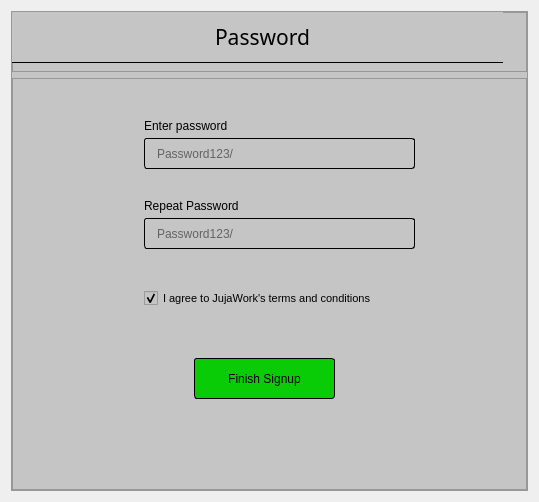
                 <widget class="QWidget" name="page_5">
                  <layout class="QVBoxLayout" name="verticalLayout_18">
                   <item>
                    <widget class="QFrame" name="frame_61">
                     <property name="minimumSize">
                      <size>
                       <width>500</width>
                       <height>480</height>
                      </size>
                     </property>
                     <property name="maximumSize">
                      <size>
                       <width>10000</width>
                       <height>10000</height>
                      </size>
                     </property>
                     <property name="autoFillBackground">
                      <bool>false</bool>
                     </property>
                     <property name="styleSheet">
                      <string notr="true">background-color: rgb(197, 197, 197);
</string>
                     </property>
                     <property name="frameShape">
                      <enum>QFrame::StyledPanel</enum>
                     </property>
                     <property name="frameShadow">
                      <enum>QFrame::Raised</enum>
                     </property>
                     <layout class="QVBoxLayout" name="verticalLayout_30">
                      <property name="leftMargin">
                       <number>0</number>
                      </property>
                      <property name="topMargin">
                       <number>0</number>
                      </property>
                      <property name="rightMargin">
                       <number>0</number>
                      </property>
                      <property name="bottomMargin">
                       <number>0</number>
                      </property>
                      <item>
                       <widget class="QFrame" name="frame_64">
                        <property name="minimumSize">
                         <size>
                          <width>515</width>
                          <height>60</height>
                         </size>
                        </property>
                        <property name="maximumSize">
                         <size>
                          <width>16777215</width>
                          <height>60</height>
                         </size>
                        </property>
                        <property name="frameShape">
                         <enum>QFrame::StyledPanel</enum>
                        </property>
                        <property name="frameShadow">
                         <enum>QFrame::Raised</enum>
                        </property>
                        <widget class="QLabel" name="label_158">
                         <property name="geometry">
                          <rect>
                           <x>0</x>
                           <y>0</y>
                           <width>491</width>
                           <height>51</height>
                          </rect>
                         </property>
                         <property name="font">
                          <font>
                           <family>HoloLens MDL2 Assets</family>
                           <pointsize>16</pointsize>
                           <weight>50</weight>
                           <bold>false</bold>
                          </font>
                         </property>
                         <property name="styleSheet">
                          <string notr="true">padding-left:10px;
border-bottom:1px solid black;
border-bottom-left-radius: 0px;
border-bottom-right-radius: 0px;</string>
                         </property>
                         <property name="text">
                          <string>Password</string>
                         </property>
                         <property name="alignment">
                          <set>Qt::AlignCenter</set>
                         </property>
                        </widget>
                       </widget>
                      </item>
                      <item>
                       <widget class="QFrame" name="frame_65">
                        <property name="minimumSize">
                         <size>
                          <width>0</width>
                          <height>280</height>
                         </size>
                        </property>
                        <property name="frameShape">
                         <enum>QFrame::StyledPanel</enum>
                        </property>
                        <property name="frameShadow">
                         <enum>QFrame::Raised</enum>
                        </property>
                        <widget class="QPushButton" name="pushButton_20">
                         <property name="geometry">
                          <rect>
                           <x>182</x>
                           <y>280</y>
                           <width>141</width>
                           <height>41</height>
                          </rect>
                         </property>
                         <property name="cursor">
                          <cursorShape>PointingHandCursor</cursorShape>
                         </property>
                         <property name="styleSheet">
                          <string notr="true">border: 1px solid black;
border-radius: 3px;
background-color: rgb(9, 204, 6);
</string>
                         </property>
                         <property name="text">
                          <string>Finish Signup</string>
                         </property>
                        </widget>
                        <widget class="QLabel" name="label_68">
                         <property name="geometry">
                          <rect>
                           <x>132</x>
                           <y>120</y>
                           <width>111</width>
                           <height>16</height>
                          </rect>
                         </property>
                         <property name="font">
                          <font>
                           <pointsize>9</pointsize>
                          </font>
                         </property>
                         <property name="styleSheet">
                          <string notr="true"/>
                         </property>
                         <property name="text">
                          <string>Repeat Password</string>
                         </property>
                        </widget>
                        <widget class="QLineEdit" name="lineEdit_7">
                         <property name="geometry">
                          <rect>
                           <x>132</x>
                           <y>60</y>
                           <width>271</width>
                           <height>31</height>
                          </rect>
                         </property>
                         <property name="styleSheet">
                          <string notr="true">border:1.2px solid black;
border-radius:3px;
padding-left:10px</string>
                         </property>
                         <property name="placeholderText">
                          <string>Password123/</string>
                         </property>
                        </widget>
                        <widget class="QLabel" name="label_65">
                         <property name="geometry">
                          <rect>
                           <x>132</x>
                           <y>40</y>
                           <width>111</width>
                           <height>16</height>
                          </rect>
                         </property>
                         <property name="font">
                          <font>
                           <pointsize>9</pointsize>
                          </font>
                         </property>
                         <property name="styleSheet">
                          <string notr="true"/>
                         </property>
                         <property name="text">
                          <string>Enter password</string>
                         </property>
                        </widget>
                        <widget class="QCheckBox" name="checkBox_3">
                         <property name="geometry">
                          <rect>
                           <x>132</x>
                           <y>210</y>
                           <width>271</width>
                           <height>21</height>
                          </rect>
                         </property>
                         <property name="font">
                          <font>
                           <pointsize>8</pointsize>
                          </font>
                         </property>
                         <property name="text">
                          <string>I agree to JujaWork's terms and conditions</string>
                         </property>
                         <property name="checked">
                          <bool>true</bool>
                         </property>
                        </widget>
                        <widget class="QPushButton" name="pushButton_21">
                         <property name="geometry">
                          <rect>
                           <x>352</x>
                           <y>60</y>
                           <width>51</width>
                           <height>31</height>
                          </rect>
                         </property>
                         <property name="cursor">
                          <cursorShape>PointingHandCursor</cursorShape>
                         </property>
                         <property name="styleSheet">
                          <string notr="true">border:1.2px solid black;
border-radius:3px;
border-left:opx;
border-top-left-radius: 0px;
border-bottom-left-radius: 0px;</string>
                         </property>
                         <property name="text">
                          <string/>
                         </property>
                         <property name="icon">
                          <iconset resource="resources.qrc">
                           <normaloff>:/icons/icons/password hide.png</normaloff>:/icons/icons/password hide.png</iconset>
                         </property>
                         <property name="iconSize">
                          <size>
                           <width>32</width>
                           <height>32</height>
                          </size>
                         </property>
                        </widget>
                        <widget class="QLineEdit" name="lineEdit_8">
                         <property name="geometry">
                          <rect>
                           <x>132</x>
                           <y>140</y>
                           <width>271</width>
                           <height>31</height>
                          </rect>
                         </property>
                         <property name="styleSheet">
                          <string notr="true">border:1.2px solid black;
border-radius:3px;
padding-left:10px</string>
                         </property>
                         <property name="placeholderText">
                          <string>Password123/</string>
                         </property>
                        </widget>
                        <widget class="QLabel" name="label_71">
                         <property name="geometry">
                          <rect>
                           <x>132</x>
                           <y>90</y>
                           <width>271</width>
                           <height>21</height>
                          </rect>
                         </property>
                         <property name="styleSheet">
                          <string notr="true">color: rgb(255, 7, 23);</string>
                         </property>
                         <property name="text">
                          <string/>
                         </property>
                        </widget>
                        <widget class="QLabel" name="label_72">
                         <property name="geometry">
                          <rect>
                           <x>132</x>
                           <y>170</y>
                           <width>271</width>
                           <height>21</height>
                          </rect>
                         </property>
                         <property name="styleSheet">
                          <string notr="true">color: rgb(255, 7, 23);</string>
                         </property>
                         <property name="text">
                          <string/>
                         </property>
                        </widget>
                        <widget class="QPushButton" name="pushButton_22">
                         <property name="geometry">
                          <rect>
                           <x>352</x>
                           <y>140</y>
                           <width>51</width>
                           <height>31</height>
                          </rect>
                         </property>
                         <property name="cursor">
                          <cursorShape>PointingHandCursor</cursorShape>
                         </property>
                         <property name="styleSheet">
                          <string notr="true">border:1.2px solid black;
border-radius:3px;
border-left:opx;
border-top-left-radius: 0px;
border-bottom-left-radius: 0px;</string>
                         </property>
                         <property name="text">
                          <string/>
                         </property>
                         <property name="icon">
                          <iconset resource="resources.qrc">
                           <normaloff>:/icons/icons/pass show.png</normaloff>:/icons/icons/pass show.png</iconset>
                         </property>
                         <property name="iconSize">
                          <size>
                           <width>32</width>
                           <height>32</height>
                          </size>
                         </property>
                        </widget>
                        <zorder>label_72</zorder>
                        <zorder>label_71</zorder>
                        <zorder>pushButton_20</zorder>
                        <zorder>label_68</zorder>
                        <zorder>lineEdit_7</zorder>
                        <zorder>label_65</zorder>
                        <zorder>checkBox_3</zorder>
                        <zorder>pushButton_21</zorder>
                        <zorder>lineEdit_8</zorder>
                        <zorder>pushButton_22</zorder>
                       </widget>
                      </item>
                     </layout>
                    </widget>
                   </item>
                  </layout>
                 </widget>
